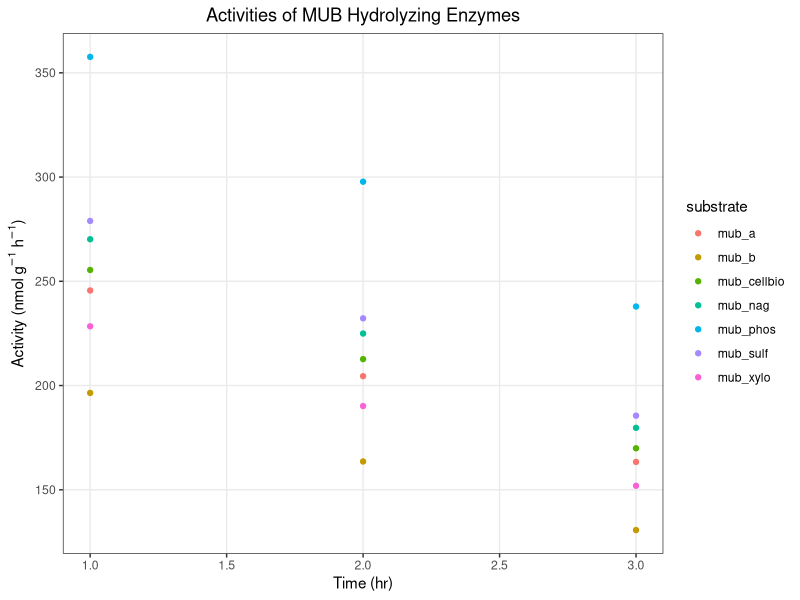
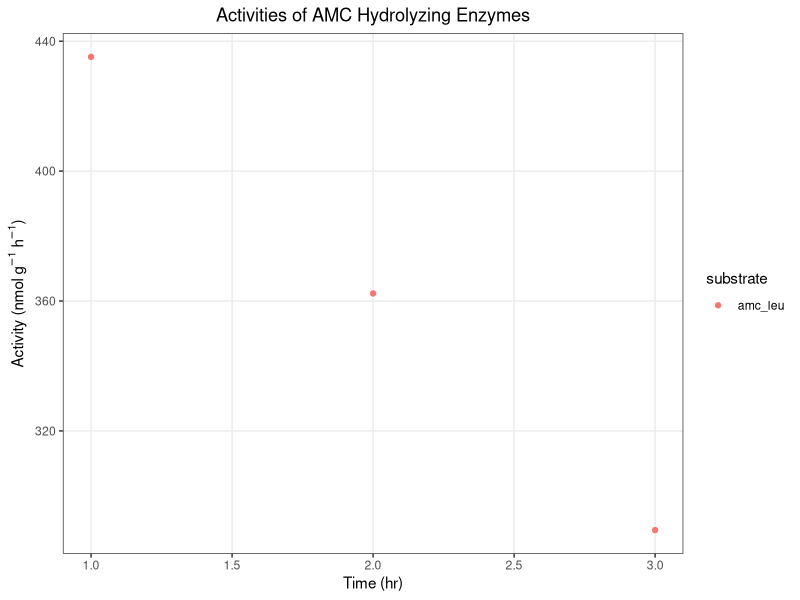

Write R code to recreate these figures, in order.
## ---- chunk 1
library(tidyverse)

df <- read_csv("PPEE_test_2.csv")
df1 <- read_csv("PPEE_test_2.csv")
meta <- read_csv("metadata.csv")
## ---- chunk 2
extract_slope <- function(df, substrate) {
  
  std_lm <- lm(area ~ conc, data = df[[3]][[1]])
  
  std_cf <- coef(std_lm)
  
  std_slope <- std_cf[2]
}
## ---- chunk 3
quench_fxn <- function(df) {
  
  df <- df %>% select(-data) %>%
    pivot_wider(names_from = type, values_from = slope) 
  
  df_quench <- df %>% mutate(quench_coef = standard_homog / standard_buff)
  
  df_quench
}
## ---- chunk 4
emis_fxn <- function(df, meta_df) {
  
  assay_vol <- meta %>% filter(type == "assay_volume")
  
  df_emis <- df %>% mutate(emis_coef = standard_homog /assay_vol$value)
  
  df_emis
}
## ---- chunk 5
calc_net_fluor <- function(df, df_ref, ctrl_homog){
  
  pivoted <- df %>% 
    pivot_wider(names_from = type, values_from = area)

  net_pivoted <- pivoted %>% mutate(net_fluor = ((live - ctrl_homog) / df_ref$quench_coef) - ctrl)
  net_pivoted
}
## ---- chunk 6
calc_activity <- function(df_net_fluor, ref_df, meta_df){
  
  buffer_vol <- meta_df %>% filter(type == "buffer_volume")
homog_vol <- meta_df %>% filter(type == "homogenate_volume")
soil_mass <- meta_df %>% filter(type == "soil_mass")

activity_df <- df_net_fluor %>% mutate(activity = ((net_fluor * buffer_vol$value) /
                                                    ref_df$emis_coef * homog_vol$value * soil_mass$value))
activity_df
}
## ---- chunk 7
df_stds_mub <- df %>% filter(substrate == "mub_std") %>% group_by(type, time) %>% nest()
df_stds_amc <- df %>% filter(substrate == "amc_std") %>% group_by(type, time) %>% nest()
## ---- chunk 8
df_stds_slope_mub <- df_stds_mub %>% mutate(slope = extract_slope(df_stds_mub))
df_stds_slope_amc <- df_stds_amc %>% mutate(slope = extract_slope(df_stds_amc))
## ---- chunk 9
df_ref_mub_q <- quench_fxn(df_stds_slope_mub)
df_ref_amc_q <- quench_fxn(df_stds_slope_amc)

df_ref_mub_q_e <- emis_fxn(df_ref_mub_q)
df_ref_amc_q_e <- emis_fxn(df_ref_amc_q)
## ---- chunk 10
live_ctrl_df <- df %>% filter(type == "live" | type == "ctrl")
live_ctrl_df_mub <- live_ctrl_df %>% filter(substrate != "amc_leu")
live_ctrl_df_amc <- live_ctrl_df %>% filter(substrate == "amc_leu")
## ---- chunk 11
df1_filt <- df1 %>% filter(type == "ctrl_homog")
wide_df1_filt <- df1_filt %>%
  pivot_wider(names_from = type, values_from = area)

ctrl_homog <- wide_df1_filt$ctrl_homog
## ---- chunk 12
net_fluor_mub <- calc_net_fluor(live_ctrl_df_mub, df_ref_mub_q, ctrl_homog)
net_fluor_amc <- calc_net_fluor(live_ctrl_df_amc, df_ref_amc_q, ctrl_homog)
## ---- chunk 13
activity_mub <- calc_activity(net_fluor_mub, df_ref_mub_q_e, meta)
activity_amc <- calc_activity(net_fluor_amc, df_ref_amc_q_e, meta)

activity_mub_clean <- activity_mub %>% select(substrate, time, activity)
activity_amc_clean <- activity_amc %>% select(substrate, time, activity)
## ---- chunk 14
activity_mub %>% ggplot(aes(x = time, y = activity, fill = substrate, color = substrate)) +
  geom_point() +
  ylab(bquote('Activity (nmol'  ~g^-1~h^-1*')')) +
  xlab(label = "Time (hr)") +
  ggtitle(label = "Activities of MUB Hydrolyzing Enzymes") +
  theme_bw() +
  theme(panel.grid.minor = element_blank(), plot.title = element_text(hjust = 0.5))
## ---- chunk 15
activity_amc %>% ggplot(aes(x = time, y = activity, fill = substrate, color = substrate)) +
  geom_point() +
  ylab(bquote('Activity (nmol'  ~g^-1~h^-1*')')) +
  xlab(label = "Time (hr)") +
  ggtitle(label = "Activities of AMC Hydrolyzing Enzymes") +
  theme_bw() +
  theme(panel.grid.minor = element_blank(), plot.title = element_text(hjust = 0.5))
